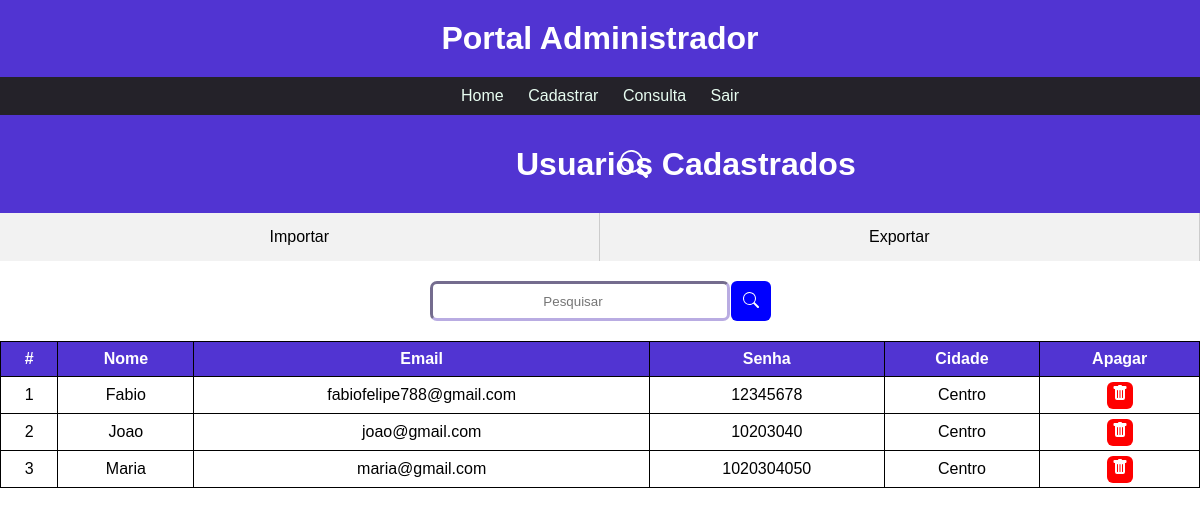
The page /adm/consultas/usuarios.php (signed in) on the database its author committed.
### tables this page shows
create table usuario(
	id int primary key auto_increment not null,
    nome varchar(20) not null,
    email varchar(110) not null,
    senha varchar(20) not null,
    cidade varchar(45) not null,
    nome_imagem varchar(100),
    caminho_imagem varchar(50)
);

### adm/consultas/usuarios.php (the view, shortened to what this page needs)
<?php
require_once( ABSPATH . 'config/conexao.php');
if(!empty($_GET['search']) or $_GET)
   {
    $data = $_GET['search'];
    $sql = "SELECT * FROM usuario WHERE  (id LIKE '%$data%' or nome LIKE '%$data%' or email LIKE '%$data%' or cidade like '%$data%')";
   }
else{
    $sql = "SELECT * FROM usuario";
   }
$result = $conn->query($sql);
?>
<!DOCTYPE html>
<html lang="pt-br">
<head>
    <link rel="stylesheet" href="../../css/style.css">
</head>
<body>
    <div class="topo">
        <ul>
            <h1>Portal Administrador</h1>
        </ul>
    </div>
    <nav class="menu">
            <ul class="opcoes">
                <li><a href="../../adm/index.php">Home</a></li>
                <li>
                    <a href="#">Cadastrar</a>
                </li>
                <li ><a href="#" >Consulta</a>
                </li>
                <li><a href="../../adm/login/index.php">Sair</a></li>
            </ul>
        </nav>
 <div class="title">
            <h1 class="home">Usuarios Cadastrados</h1>
        </div>
        <div>
            <ul class="divisao2">
                <li><a href="./config/importar.php">Importar</a></li>
                <li><a href="./config/gerar_planilha.php">Exportar</a></li>
            </ul>
        </div>
        <div class="divisao3">
            <div class="pesquisa">
                <input type="search" class='form-control' placeholder="Pesquisar" id="pesquisar" >
                <button onclick="searchData()" class="pes">
                </button>
            </div>
        </div>
        <table class="tabela">
        <tr>
            <th scope="col">#</th>
            <th scope="col">Nome</th>
            <th scope="col">Email</th>
            <th scope="col">Senha</th>
            <th scope="col">Cidade</th>
            <th class="espaco">Apagar</th>
        </tr >
        <tbody >
                <?php
                    while($user_data = mysqli_fetch_assoc($result)){
                        echo "<tr>";
                        echo "<td>" . $user_data['id'] . "</td>";
                        echo "<td>" . $user_data['nome'] . "</td>";
                        echo "<td>" . $user_data['email'] . "</td>";
                        echo "<td>" . $user_data['senha']. "</td>";
                        echo "<td> " . $user_data['cidade'] ."</td>";
                        echo "<td>
                        <a class='btn btn-sm btn-danger' href='deletar.php?id=$user_data[id]'>
                            <svg xmlns='http://www.w3.org/2000/svg' width='16' height='16' fill='currentColor' class='bi bi-trash-fill' viewBox='0 0 16 16' id='d'>
                                <path d='M2.5 1a1 1 0 0 0-1 1v1a1 1 0 0 0 1 1H3v9a2 2 0 0 0 2 2h6a2 2 0 0 0 2-2V4h.5a1 1 0 0 0 1-1V2a1 1 0 0 0-1-1H10a1 1 0 0 0-1-1H7a1 1 0 0 0-1 1H2.5zm3 4a.5.5 0 0 1 .5.5v7a.5.5 0 0 1-1 0v-7a.5.5 0 0 1 .5-.5zM8 5a.5.5 0 0 1 .5.5v7a.5.5 0 0 1-1 0v-7A.5.5 0 0 1 8 5zm3 .5v7a.5.5 0 0 1-1 0v-7a.5.5 0 0 1 1 0z'/>
                            </svg>
                        </a>
                      </td>";
                        echo"</tr>";
                    };
                ?>
        </tbody>
    </table>
</body>
</html>

### css/style.css (style rules this page uses)
:root { --cor-fundo: rgb(36, 34, 41); --cor-primaria: rgb(232, 253, 241); --cor-hover: rgb(185, 172, 226); --cor-principal: #5134d2; }
* { font-family: "Ubuntu", sans-serif; margin: 0; padding: 0; box-sizing: border-box; }
body { font-family: sans-serif; margin: 0; padding: 0; }
.topo { background-color: var(--cor-principal); padding-top: 20px; padding-bottom: 20px; color: aliceblue; }
.topo h1 { text-align: center; }
.opcoes { list-style-type: none; padding: 0; }
.menu ul { background-color: var(--cor-fundo); }
.menu ul li { display: inline; position: relative; }
.menu ul li a { color: var(--cor-primaria); text-decoration: none; display: inline-block; padding: 10px; text-align: center; }
.menu { text-align: center; }
.divisao2 { list-style: none; margin: 0; padding: 0; display: flex; background-color: #f2f2f2; }
.divisao2 li { flex-grow: 1; text-align: center; }
.divisao2 li a { display: block; padding: 15px; color: black; text-decoration: none; border-right: 1px solid #ccc; transition: background-color 200ms ease-in-out; }
.divisao3 { padding-top: 20px; padding-bottom: 20px; }
.pesquisa { display: flex; justify-content: center; gap: 1px; }
input[type="search"] { width: 25%; height: 40px; background-color: white; border-radius: 7px; border: inset; border-color: var(--cor-hover); text-align: center; }
.pes { color: white; border-radius: 6px; background-color: blue; height: 40px; border: none; width: 40px; }
.tabela { font-family: Arial, Helvetica, sans-serif; border: 1px solid black; border-radius: 15px 15px 0 0; width: 100%; border-collapse: collapse; text-size-adjust: 5px; }
th { background-color: var(--cor-principal); color: white; border: 1px solid black; padding: 8px; border-collapse:inherit; }
td { border: 1px solid black; padding: 8px; text-align: center; }
.btn-danger { color: white; border-radius: 6px; background-color: red; padding: 5px; }
h1 { color: white; }
.home { display: flex; text-align: center; margin-left: 43%; margin-top: -32px; }
.title { background-color: var(--cor-principal); padding-bottom: 30px; padding-top: 30px; }
.title svg { margin-top: 5px; display: flex; margin-left: 40%; color: white; }

### rows shown on the page
usuario: id "1", nome "Fabio", email "fabiofelipe788@gmail.com", senha "12345678", cidade "Centro"
usuario: id "2", nome "Joao", email "joao@gmail.com", senha "10203040", cidade "Centro"
usuario: id "3", nome "Maria", email "maria@gmail.com", senha "1020304050", cidade "Centro"
